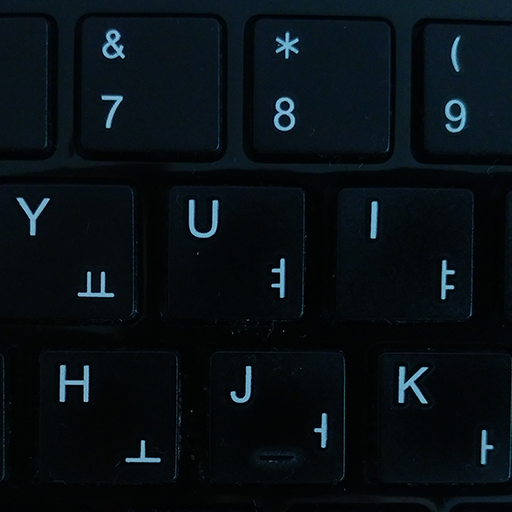
//> input picture opencv/data/keyboard.bmp, 512 x 512 px
$ ./labeling_stats   (built with g++ and OpenCV 4)
//> lines starting //> are read from the running program, lines starting //| are printed output that depends on the picture; after the words box and inside, x2 and y2 are one past the last pixel; in counts of white or black regions, pixels touching at a corner belong together
// 12-2
// 레이블링을 이용하여 객체의 바운딩 박스 그리기

#include"opencv2/opencv.hpp"
#include<iostream>

using namespace cv;
using namespace std;

String folder = "/home/hrd/hrd/HRD-1/opencv/data/";

int main(void){
    Mat src = imread(folder+"keyboard.bmp",IMREAD_GRAYSCALE);
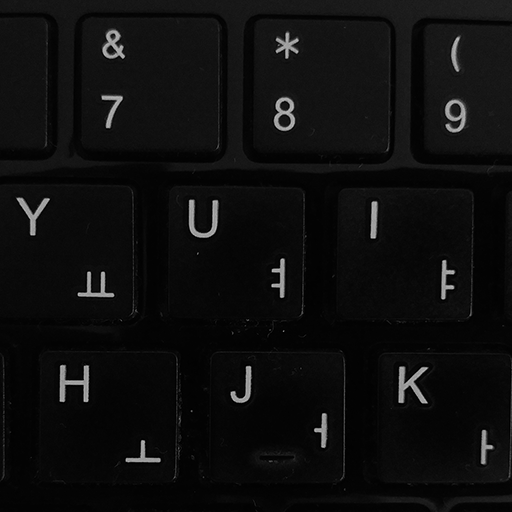
//> src: 512 rows x 512 cols, CV_8UC1; min 0, max 196, mean 13.8
    if(src.empty()){
        cerr << "Image load failed" << endl;
    }

    Mat bin;
    threshold(src,bin,0,255,THRESH_BINARY|THRESH_OTSU);
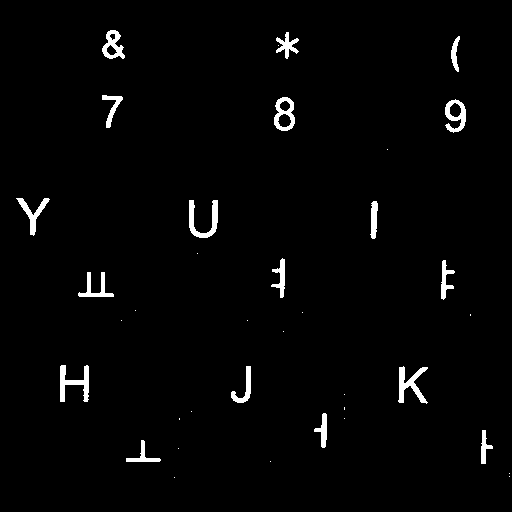
//> bin: 512 rows x 512 cols, CV_8UC1; 2.1% white; 37 white regions (19 under 20 px), largest, box (x1, y1, x2, y2) and area: (398, 366, 428, 404) 470, (60, 365, 89, 402) 469, (189, 200, 218, 238) 452

    // morphologyEx(bin,bin,MORPH_OPEN,Mat(), Point(-1,-1),1);

    Mat labels, stats, centroids;
    int cnt = connectedComponentsWithStats(bin,labels,stats,centroids);
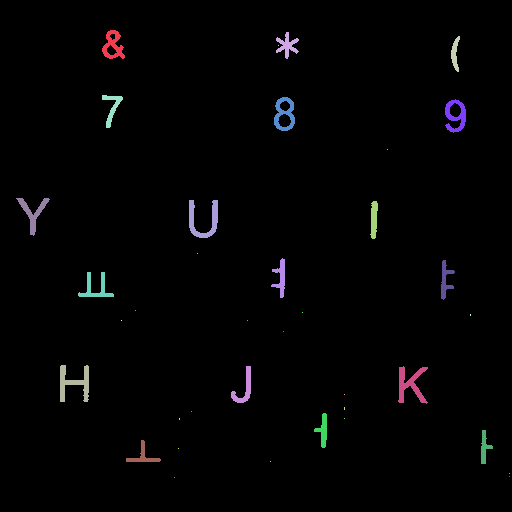
//> labels: 512 rows x 512 cols, CV_32SC1; 38 distinct labels, from 0 to 37; one colour per label, 0 black
//> stats = 38 rows, first 6: [0, 0, 512, 512, 256750], [102, 30, 23, 29, 341], [276, 32, 23, 27, 259], [451, 36, 9, 36, 168], [278, 45, 1, 1, 1], [102, 95, 21, 33, 230]; centroids = 38 pairs, first value 32.49 to 509, second value 44.95 to 477; cnt = 38

    Mat dst;
    cvtColor(src,dst,COLOR_GRAY2BGR);

    for (int i = 0; i < cnt; i++)
    {
        int* p = stats.ptr<int>(i);

        if(p[4]<20) continue;

        rectangle(dst,Rect(p[0],p[1],p[2],p[3]),Scalar(0,255,255),2);
    }
//> this loop made 38 passes
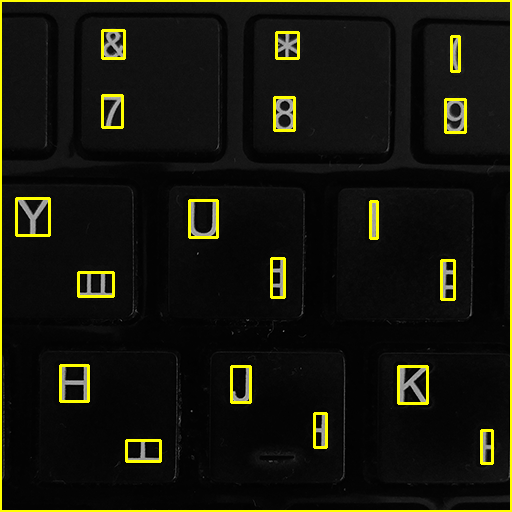
//> dst: 512 rows x 512 cols, CV_8UC3; mean B, G, R 12.5, 22, 22

    imshow("bin",bin);
    imshow("dst",dst);
    waitKey(0);
    destroyAllWindows();

    return 0;
}
